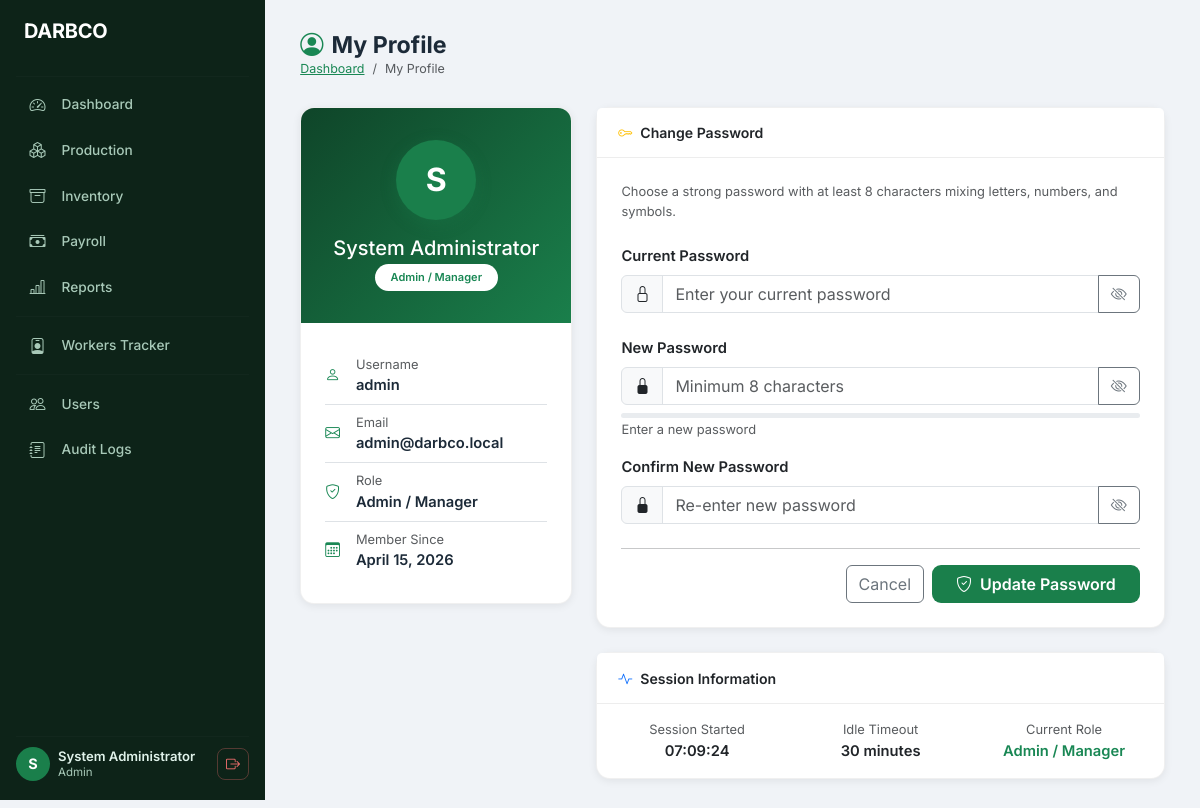
Screenshot of /index.php?page=profile (signed in) with the database file from the repository.
### tables this page shows
CREATE TABLE `users` (
  `user_id` int unsigned NOT NULL AUTO_INCREMENT,
  `full_name` varchar(150) NOT NULL,
  `username` varchar(80) NOT NULL,
  `email` varchar(180) NOT NULL,
  `password_hash` varchar(255) NOT NULL,
  `role` enum('admin','production_clerk','payroll_personnel','finance_officer','bookkeeper') NOT NULL DEFAULT 'production_clerk',
  `is_active` tinyint(1) NOT NULL DEFAULT '1',
  `created_at` timestamp NOT NULL DEFAULT CURRENT_TIMESTAMP,
  `updated_at` timestamp NOT NULL DEFAULT CURRENT_TIMESTAMP ON UPDATE CURRENT_TIMESTAMP,
  PRIMARY KEY (`user_id`),
  UNIQUE KEY `username` (`username`),
  UNIQUE KEY `email` (`email`),
  KEY `idx_users_role` (`role`),
  KEY `idx_users_active` (`is_active`)
);

### controllers/ProfileController.php (called while the page is built, shortened)
<?php
require_once MODEL_PATH . 'User.php';
$userModel = new User();
$userId    = (int) $_SESSION[SESS_USER_ID];
$profile = $userModel->findById($userId);
require_once VIEW_PATH . 'profile/index.php';

### config/db.php (called while the page is built, shortened)
<?php
class Database
{
    private static ?PDO $instance = null;
    public static function getInstance(): PDO
    {
        if (self::$instance === null) {
            $envFile = dirname(__DIR__) . '/.env';
            $env = [];
            $host    = $env['DB_HOST']    ?? 'localhost';
            $port    = $env['DB_PORT']    ?? '3306';
            $dbname  = $env['DB_NAME']    ?? 'darbco_system';
            $user    = $env['DB_USER']    ?? 'root';
            $pass    = $env['DB_PASS']    ?? '123456789';
            $charset = $env['DB_CHARSET'] ?? 'utf8mb4';
            $dsn = sprintf(
                'mysql:host=%s;port=%s;dbname=%s;charset=%s',
                $host,
                $port,
                $dbname,
                $charset
            );
            $options = [
                PDO::ATTR_ERRMODE            => PDO::ERRMODE_EXCEPTION,
                PDO::ATTR_DEFAULT_FETCH_MODE => PDO::FETCH_ASSOC,
                PDO::ATTR_EMULATE_PREPARES   => false,
                PDO::ATTR_PERSISTENT         => false,
                PDO::MYSQL_ATTR_INIT_COMMAND => "SET NAMES {$charset} COLLATE {$charset}_unicode_ci",
            ];
            try {
                self::$instance = new PDO($dsn, $user, $pass, $options);
            } catch (PDOException $e) {
                error_log('[DARBCO DB ERROR] ' . $e->getMessage());
                throw new RuntimeException(
                    'Database connection failed. Please contact the system administrator.',
                    (int) $e->getCode(),
                    $e
                );
            }
        }
        return self::$instance;
    }
}

### models/User.php (called while the page is built, shortened)
<?php
class User
{
    private PDO $db;
    public function __construct()
    {
        $this->db = Database::getInstance();
    }
    public function findById(int $id): array|false
    {
        $stmt = $this->db->prepare(
            'SELECT user_id, full_name, username, email, role, is_active, created_at
               FROM users WHERE user_id = :id LIMIT 1'
        );
        $stmt->execute([':id' => $id]);
        return $stmt->fetch();
    }
}

### views/profile/index.php (the view, shortened to what this page needs)
<?php
require_once VIEW_PATH . 'layout/header.php';
$roleLabels = [
    'admin'               => ['Admin / Manager',    'success'],
    'production_clerk'    => ['Production Clerk',   'primary'],
    'payroll_personnel'   => ['Payroll Personnel',  'info'],
    'finance_officer'     => ['Finance Officer',    'warning'],
    'bookkeeper'          => ['Bookkeeper',          'secondary'],
];
[$roleLabel, $roleColor] = $roleLabels[$profile['role']] ?? [$profile['role'], 'secondary'];
?>
<div class="app-shell">
<?php require_once VIEW_PATH . 'layout/sidebar.php'; ?>
<main class="main-content">
    <div class="page-header">
        <div>
            <h1><i class="bi bi-person-circle me-2 text-success"></i>My Profile</h1>
            <nav aria-label="breadcrumb">
                <ol class="breadcrumb mb-0 small">
                    <li class="breadcrumb-item"><a href="index.php?page=dashboard" class="text-success">Dashboard</a></li>
                    <li class="breadcrumb-item active">My Profile</li>
                </ol>
            </nav>
        </div>
    </div>
    <div class="row g-4">
        <div class="col-lg-4">
            <div class="profile-card">
                <div class="profile-header">
                    <div class="profile-avatar-lg">
                        <?= strtoupper(substr($profile['full_name'], 0, 1)) ?>
                    </div>
                    <h5 class="mb-1 fw-700"><?= htmlspecialchars($profile['full_name']) ?></h5>
                    <span class="badge bg-white text-<?= $roleColor ?> px-3 py-2 rounded-pill fw-semibold">
                        <?= $roleLabel ?>
                    </span>
                </div>
                <div class="p-4">
                    <ul class="list-unstyled mb-0">
                        <li class="d-flex align-items-center py-2 border-bottom">
                            <i class="bi bi-person me-3 text-success"></i>
                            <div>
                                <div class="small text-muted">Username</div>
                                <div class="fw-600"><?= htmlspecialchars($profile['username']) ?></div>
                            </div>
                        </li>
                        <li class="d-flex align-items-center py-2 border-bottom">
                            <i class="bi bi-envelope me-3 text-success"></i>
                            <div>
                                <div class="small text-muted">Email</div>
                                <div class="fw-600"><?= htmlspecialchars($profile['email']) ?></div>
                            </div>
                        </li>
                        <li class="d-flex align-items-center py-2 border-bottom">
                            <i class="bi bi-shield-check me-3 text-success"></i>
                            <div>
                                <div class="small text-muted">Role</div>
                                <div class="fw-600"><?= $roleLabel ?></div>
                            </div>
                        </li>
                        <li class="d-flex align-items-center py-2">
                            <i class="bi bi-calendar3 me-3 text-success"></i>
                            <div>
                                <div class="small text-muted">Member Since</div>
                                <div class="fw-600"><?= date('F j, Y', strtotime($profile['created_at'])) ?></div>
                            </div>
                        </li>
                    </ul>
                </div>
            </div>
        </div>
        <div class="col-lg-8">
            <div class="card">
                <div class="card-header">
                    <i class="bi bi-key me-2 text-warning"></i>Change Password
                </div>
                <div class="card-body p-4">
                    <p class="text-muted small mb-4">
                        Choose a strong password with at least 8 characters mixing letters, numbers, and symbols.
                    </p>
                    <form method="POST" action="index.php?page=profile" id="changePasswordForm"
                          autocomplete="off" novalidate>
                        <div class="mb-4">
                            <label for="current_password" class="form-label fw-semibold">Current Password</label>
                            <div class="input-group">
                                <span class="input-group-text"><i class="bi bi-lock"></i></span>
                                <input type="password" name="current_password" id="current_password"
                                       class="form-control" required placeholder="Enter your current password">
                                <button type="button" class="btn btn-outline-secondary"
                                        onclick="togglePwdField('current_password', this)">
                                    <i class="bi bi-eye-slash"></i>
                                </button>
                            </div>
                        </div>
                        <div class="mb-3">
                            <label for="new_password" class="form-label fw-semibold">New Password</label>
                            <div class="input-group">
                                <span class="input-group-text"><i class="bi bi-lock-fill"></i></span>
                                <input type="password" name="new_password" id="new_password"
                                       class="form-control" required minlength="8"
                                       placeholder="Minimum 8 characters">
                                <button type="button" class="btn btn-outline-secondary"
                                        onclick="togglePwdField('new_password', this)">
                                    <i class="bi bi-eye-slash"></i>
                                </button>
                            </div>
                            <div class="mt-2">
                                <div class="progress" style="height:5px; border-radius:4px;">
                                </div>
                                <small id="strengthLabel" class="text-muted">Enter a new password</small>
                            </div>
                        </div>
                        <div class="mb-4">
                            <label for="confirm_password" class="form-label fw-semibold">Confirm New Password</label>
                            <div class="input-group">
                                <span class="input-group-text"><i class="bi bi-lock-fill"></i></span>
                                <input type="password" name="confirm_password" id="confirm_password"
                                       class="form-control" required minlength="8"
                                       placeholder="Re-enter new password">
                                <button type="button" class="btn btn-outline-secondary"
                                        onclick="togglePwdField('confirm_password', this)">
                                    <i class="bi bi-eye-slash"></i>
                                </button>
                            </div>
                        </div>
                        <hr>
                        <div class="d-flex gap-2 justify-content-end">
                            <a href="index.php?page=dashboard" class="btn btn-outline-secondary">Cancel</a>
                            <button type="submit" class="btn btn-darbco px-4" id="savePasswordBtn">
                                <i class="bi bi-shield-check me-2"></i>Update Password
                            </button>
                        </div>
                    </form>
                </div>
            </div>
            <div class="card mt-4">
                <div class="card-header"><i class="bi bi-activity me-2 text-primary"></i>Session Information</div>
                <div class="card-body">
                    <div class="row g-3">
                        <div class="col-sm-4 text-center">
                            <div class="small text-muted">Session Started</div>
                            <div class="fw-600"><?= date('H:i:s') ?></div>
                        </div>
                        <div class="col-sm-4 text-center">
                            <div class="small text-muted">Idle Timeout</div>
                            <div class="fw-600">30 minutes</div>
                        </div>
                        <div class="col-sm-4 text-center">
                            <div class="small text-muted">Current Role</div>
                            <div class="fw-600 text-success"><?= $roleLabel ?></div>
                        </div>
                    </div>
                </div>
            </div>
        </div>
    </div>
</main>
</div>
<?php require_once VIEW_PATH . 'layout/footer.php'; ?>

### assets/css/main.css (style rules this page uses)
:root { --darbco-green: #1a7f4b; --darbco-green-dark: #145c36; --darbco-green-800: #0f4529; --darbco-green-light: #e8f5ee; --darbco-yellow: #f5a623; --darbco-yellow-bg: #fff8ec; --sidebar-width: 265px; --sidebar-bg: #0d2318; --sidebar-text: #a8c9b8; --sidebar-active-bg: #1a7f4b; --sidebar-hover-bg: #162e1f; --topbar-h: 52px; --card-radius: 14px; --shadow-sm: 0 2px 8px rgba(0,0,0,.07); --shadow-md: 0 6px 24px rgba(0,0,0,.11); --transition: .2s ease; }
*, *::before, *::after { box-sizing: border-box; }
body { font-family: 'Inter', system-ui, sans-serif; background: #f0f3f7; color: #1c2a38; margin: 0; font-size: .92rem; }
.app-shell { display: flex; min-height: 100vh; }
.main-content { margin-left: var(--sidebar-width); flex: 1; padding: 2rem 2.2rem; min-height: 100vh; }
.page-header { display: flex; align-items: flex-start; justify-content: space-between; flex-wrap: wrap; gap: .75rem; margin-bottom: 1.75rem; }
.page-header h1 { font-size: 1.45rem; font-weight: 700; margin: 0; line-height: 1.2; }
.page-header .breadcrumb { font-size: .78rem; margin: 0; }
.card { border: 1px solid rgba(0,0,0,.06); border-radius: var(--card-radius); box-shadow: var(--shadow-sm); }
.card-header { background: #fff; border-bottom: 1px solid rgba(0,0,0,.07); padding: .9rem 1.3rem; font-weight: 600; font-size: .88rem; }
.btn-darbco { background: var(--darbco-green); color: #fff; border: none; font-weight: 600; border-radius: 9px; transition: background var(--transition), box-shadow var(--transition), transform var(--transition); }
.profile-avatar-lg { width: 80px; height: 80px; background: var(--darbco-green); color: #fff; border-radius: 50%; display: flex; align-items: center; justify-content: center; font-size: 2rem; font-weight: 700; margin: 0 auto 1rem; box-shadow: 0 4px 16px rgba(26,127,75,.3); }
.profile-card { background: #fff; border-radius: var(--card-radius); box-shadow: var(--shadow-sm); border: 1px solid rgba(0,0,0,.06); overflow: hidden; }
.profile-card .profile-header { background: linear-gradient(135deg, var(--darbco-green-800), var(--darbco-green)); color: #fff; padding: 2rem 1.5rem; text-align: center; }
.fw-600 { font-weight: 600; }

### rows the page displays
users: full_name "S", full_name "System Administrator", username "admin", email "admin@darbco.local", created_at "April 15, 2026"

### other values shown
substr($_SESSION[SESS_FULL_NAME] ?? 'U', 0, 1) "S"
$_SESSION[SESS_FULL_NAME] "System Administrator"
str_replace('_', ' ', $role) "Admin"
$roleLabel "Admin / Manager"
